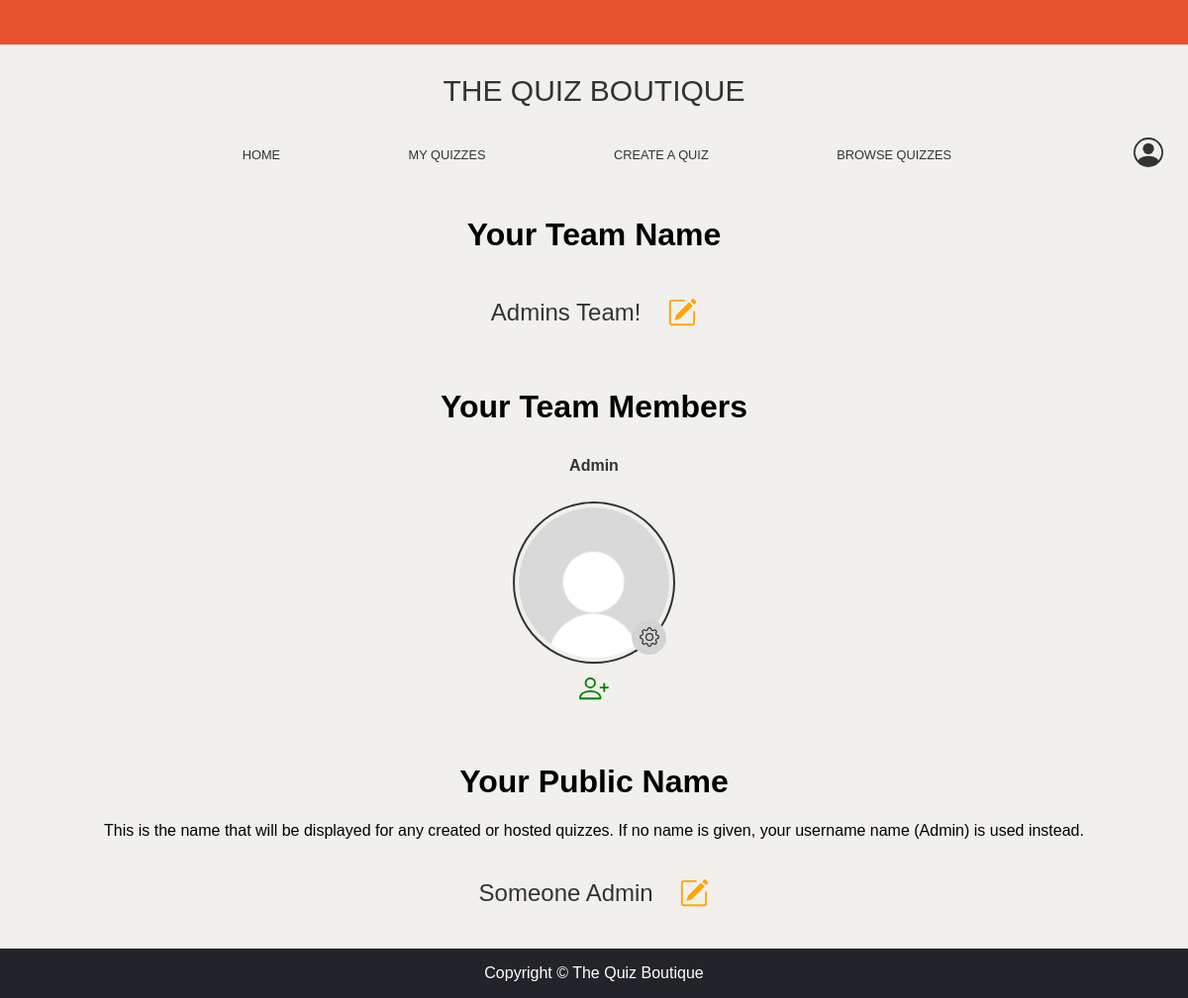
/profile/ (signed in), run on the app's committed database.
### quiz/models.py (models this page shows, shortened)
class TeamNames(models.Model):
    class Meta:
        verbose_name_plural = 'TeamNames'
    name = models.CharField('Team name', blank=True, null=True, default="", max_length=50)
    user = models.ForeignKey(User, on_delete=models.CASCADE, related_name='team_names')

class TeamMembers(models.Model):
    class Meta:
        verbose_name_plural = 'TeamMembers'
    name = models.CharField('Member name', blank=True, null=True, default="", max_length=50)
    avatar = models.ImageField(upload_to='avatars/', null=True, blank=True)
    user = models.ForeignKey(User, on_delete=models.CASCADE, related_name='team_members')

class User(AbstractUser):
    public_host_name = models.CharField('Public Host Name', blank=True, null=True, default="", max_length=50)
    last_activity = models.DateTimeField(null=True, blank=True)
    profile = models.IntegerField('Initial profile steps', default=0)

### quiz/views.py (the view, shortened to what this page needs)
# urls.py: path("profile/", views.profile, name="profile"),
@login_required
def profile(request):
    team_name = TeamNames.objects.filter(user = request.user).first()
    team_members = TeamMembers.objects.filter(user = request.user)
    return render(request, "profile.html", {
        "teamname": team_name,
        "teammembers": team_members,
    })

### quiz/context_processors.py (called while the page is built)
def showcase_context(request):
    showcase_data = ShowcaseQuiz.objects.all().first()
    showcase_status = False
    if showcase_data:
        showcase_status = True
    return {
        'showcase_data': showcase_data,
        'showcase_status': showcase_status,
    }

### quiz/templates/profile.html (shortened to what this page needs)
{% extends "layout.html" %}
{% load static %}
{% block body %}
    <center>
        <h1>Your Team Name</h1>
            <div class="center-align">
                <p class="profile-name-text-1">
                {% if teamname.name|length > 0 %}
                    {{ teamname.name|title }} &nbsp; &nbsp;
                {% endif %}
            </p>
            </div>
        <br>
        <h1>Your Team Members</h1>
        <div class="profile-team-member-container">
            {% for member in teammembers %}
            <div class="profile-team-member">
                <div class="profile-team-member-name profile-name-text-2">{{ member.name|title }}</div>
                <div class="profile-team-member-avatar">
                    {% if member.avatar %}
                        <img src="{{ member.avatar.url }}">
                    {% else %}
                        <img src="{% static 'images/default/default_avatar.png' %}">
                    {% endif %}
                    <div class="profile-team-member-avatar-edit" onclick="showFieldProfileEdit(`profile-team-member-edit-{{ member.id }}`)">
                    </div>
                </div>
            </div>
            {% endfor %}
        </div>
        <br><br>
        <br>
        <h1>Your Public Name</h1>
        <p>This is the name that will be displayed for any created or hosted quizzes. If no name is given, your username name ({{request.user.username }}) is used instead.</p>
            <div class="center-align">
                <p class="profile-name-text-1">
                {% if request.user.public_host_name|length > 0 %}
                    {{ request.user.public_host_name }} &nbsp; &nbsp;
                {% else %}
                    <i>No public name</i> &nbsp; &nbsp;
                {% endif %}
            </p>
            </div>
    </center>
    <br>
{% endblock %}

### quiz/static/styles.css (style rules this page uses)
body { margin: 0; padding: 0; width: 100%; height: 100%; font-family: Arial, Helvetica, sans-serif; background-color: #F1F0EC; }
.pointer { cursor: pointer; }
.center-align { display: flex; align-items: center; justify-content: center; }
.profile-name-text-1 { font-size: 1.5em; max-width: fit-content; color: #333; font-family: Arial, Helvetica, sans-serif; }
.profile-name-text-2 { font-size: 1em; font-weight: bold; color: #333; font-family: Arial, Helvetica, sans-serif; }
.profile-team-member-container { box-sizing: border-box; display: flex; flex-wrap: wrap; justify-content: space-around; }
.profile-team-member { box-sizing: border-box; text-align: center; padding: 10px; margin: 0px; display: flex; flex-direction: column; align-items: center; }
.profile-team-member-name { white-space: wrap; overflow: hidden; white-space: wrap; text-overflow: ellipsis; width: 160px; height: 40px; }
.profile-team-member-avatar { width: 160px; height: 160px; border: 2px solid #333; border-radius: 50%; margin-top: 5px; position: relative; }
.profile-team-member-avatar img, .profile-team-member-avatar-small img { width: 100%; height: 100%; object-fit: cover; border: 4px solid transparent; border-radius: 50%; box-sizing: border-box; }
.profile-team-member-avatar-edit { position: absolute; cursor: pointer; bottom: 7px; right: 7px; z-index: 1; background-color: #D3D3D3; width: 35px; height: 35px; border-radius: 50%; display: flex; align-items: center; justify-content: center; }

### data on the page
TeamNames: name "Admins Team!"
TeamMembers: name "Admin"
User: user.username "Admin", user.public_host_name "Someone Admin"
